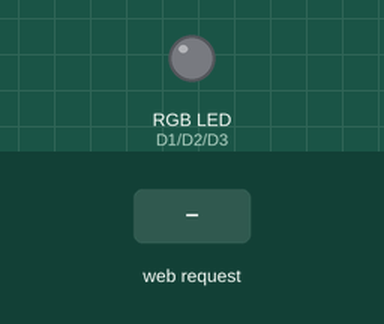
Bench run of a sketch on a simulated ESP8266 (NodeMCU). On the bench: an RGB LED mixed from three pins (HIGH = lit). Inputs (shaded band) come from the test bench. Dim RGB values are drawn brighter than linear; what the sketch prints to the serial monitor is not drawn.

Above: at 2.2 s.
2.3 s: HTTP request GET /?on=1 received
At 3.5 s:
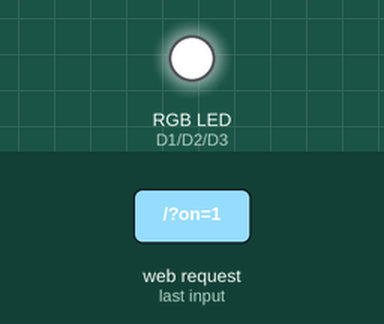
3.8 s: HTTP request GET /?Red=1 received
At 4.7 s:
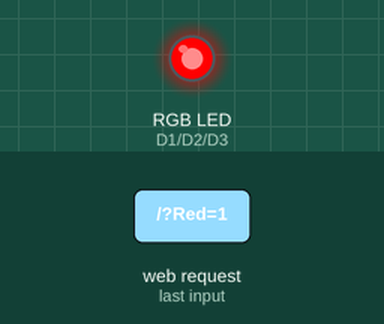
5.3 s: HTTP request GET /?Green=1 received
At 5.8 s:
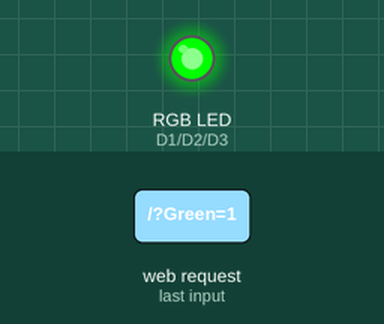
6.8 s: HTTP request GET /?on=1&Red=1&Green=1 received
At 8.0 s:
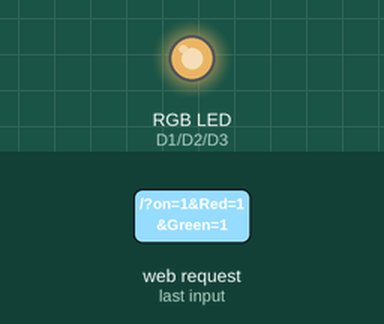
8.3 s: HTTP request GET / received
At 9.2 s:
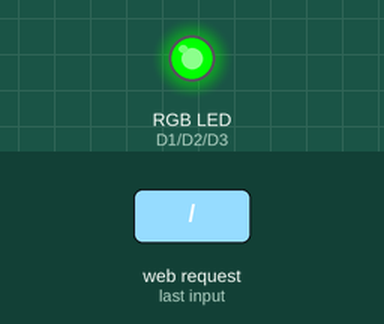
9.8 s: HTTP request GET /?on=0 received
At 10.5 s:
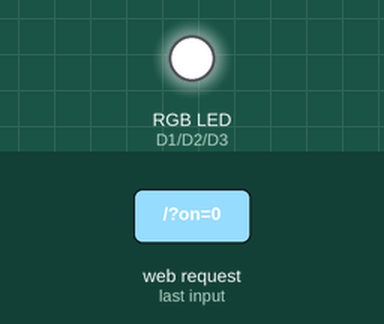
Timing chart, 0 to 12.3 s (numbered marks = the images above; inputs shaded):
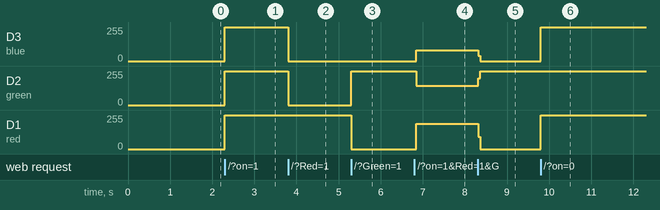

The sketch:

2ledcontrol.ino
```cpp
#include <ESP8266WiFi.h>
#include <ESP8266WebServer.h>

#define red D1
#define green D2
#define blue D3

// Replace with your network credentials
const char* ssid = "Hotspot";  // Name of the hotspot
const char* password = ""; // Password for the hotspot

ESP8266WebServer server(80);   //instantiate server at port 80 (http port)

String page = "";

void setup(void) {
  pinMode(D1, OUTPUT);
  pinMode(D2, OUTPUT);
  pinMode(D3, OUTPUT);

  delay(1000);
  Serial.begin(115200);

  // Configure ESP8266 as an Access Point (AP)
  WiFi.softAP(ssid, password);
  IPAddress apIP = WiFi.softAPIP(); // Get IP address of the AP
  Serial.print("AP IP address: ");
  Serial.println(apIP);

  server.on("/", []() {
    page = "<h1 style='text-align: center;' font-size: 200px;>Set Color</h1>";
    page += "<div style='text-align: center;'>";

    page += "<form action='/' method='post' style='display: inline-block;'>";

    page += "<button type='submit' name='on' value='255' style='font-size: 70px; padding: 15px 30px; background-color: #4CAF50; color: black; border: none; border-radius: 10px;'>on</button></br></br>";
    page += "<button type='submit' name='Red' value='10' style='font-size: 70px; padding: 15px 30px; background-color: #FF5733; color: white; border: none; border-radius: 10px;'>Red</button></br></br>";
    page += "<button type='submit' name='Green' value='20' style='font-size: 70px; padding: 15px 30px; background-color: #33FF57; color: white; border: none; border-radius: 10px;'>Green</button></br></br>";
    page += "<button type='submit' name='Blue' value='30' style='font-size: 70px; padding: 15px 30px; background-color: #3399FF; color: white; border: none; border-radius: 10px;'>Blue</button></br></br>";
    page += "<button type='submit' name='off' value='0' style='font-size: 70px; padding: 15px 30px; background-color: #808080; color: white; border: none; border-radius: 10px;'>off</button></br></br>";
    page += "</form>";

    page += "</div>";
    server.send(200, "text/html", page);
  });

  server.begin();
  Serial.println("Web server started!");
}

void loop(void) {
  server.handleClient();

  // Check if a button was pressed
  if (server.hasArg("on")) {
    Serial.println("on");
    analogWrite(red, 255);
    analogWrite(green, 255);
    analogWrite(blue, 255);
  }
  if (server.hasArg("Red")) {
    Serial.println("Red");
    analogWrite(red, 255);
    analogWrite(green, 0);
    analogWrite(blue, 0);
  }
  if (server.hasArg("Green")) {
    Serial.println("Green");
    analogWrite(red, 0);
    analogWrite(green, 255);
    analogWrite(blue, 0);
  }
  if (server.hasArg("Blue")) {
    Serial.println("Blue");
    analogWrite(red, 0);
    analogWrite(green, 0);
    analogWrite(blue, 255);
  }
  if (server.hasArg("off")) {
    Serial.println("off");
    analogWrite(red, 0);
    analogWrite(green, 0);
    analogWrite(blue, 0);
  }
}
```

Measured:
- after the input at 2.3 s, D3 (blue), D2 (green), D1 (red): 0/255 → 255/255 at once
- after the input at 3.8 s, D3 (blue), D2 (green): 255/255 → 0/255 at once
- after the input at 5.3 s, D2 (green): 0/255 → 255/255 at once; D1 (red): 255/255 → 0/255 at once
- after the input at 6.8 s, D3 (blue): 0/255 → 80/255 at once; D2 (green): 255/255 → 146/255 at once; D1 (red): 0/255 → 189/255 at once
- after the input at 8.3 s, D3 (blue): 80/255 → 0/255 at once; D2 (green): 146/255 → 255/255 at once; D1 (red): 189/255 → 0/255 at once
- after the input at 9.8 s, D3 (blue), D1 (red): 0/255 → 255/255 at once
